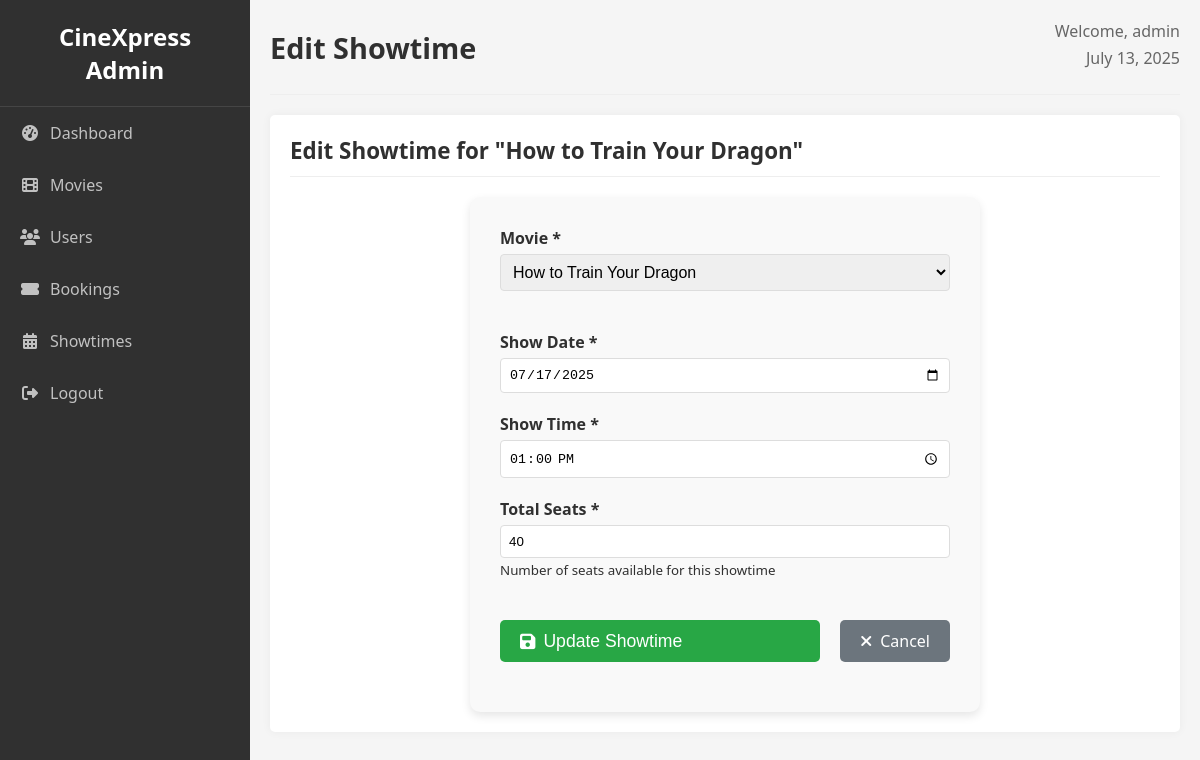
/admin/editShowtime.php?id=1 (signed in), run on the app's committed database.
### tables this page shows
CREATE TABLE showtimes (
    id INT PRIMARY KEY AUTO_INCREMENT,
    movie_id INT NOT NULL,
    show_date DATE NOT NULL,
    show_time TIME NOT NULL,
    total_seats INT DEFAULT 40,
    FOREIGN KEY (movie_id) REFERENCES movies(id)
);

CREATE TABLE movies (
    id INT PRIMARY KEY AUTO_INCREMENT,
    title VARCHAR(255) NOT NULL,
    description TEXT,
    genre VARCHAR(100),
    duration INT,
    rating VARCHAR(10),
    release_date DATE,
    poster_url VARCHAR(255),
    status ENUM('now_showing', 'coming_soon') DEFAULT 'now_showing',
    price DECIMAL(10,2) DEFAULT 0.00,
    created_at TIMESTAMP DEFAULT CURRENT_TIMESTAMP
);

### includes/helpers.php (called while the page is built, shortened)
<?php
function e($string) {
    return htmlspecialchars($string, ENT_QUOTES, 'UTF-8');
}
?>

### admin/editShowtime.php (the view, shortened to what this page needs)
<?php
include '../includes/init.php';
$showtime_id = $_GET['id'] ?? '';
$stmt = $conn->prepare("SELECT s.*, m.title as movie_title FROM showtimes s JOIN movies m ON s.movie_id = m.id WHERE s.id = ?");
$stmt->bind_param("i", $showtime_id);
$stmt->execute();
$showtime = $stmt->get_result()->fetch_assoc();
$movies = $conn->query("SELECT id, title FROM movies WHERE status = 'now_showing' ORDER BY title");
?>
<!DOCTYPE html>
<html lang="en">
<head>
    <link rel="stylesheet" href="../assets/css/style.css">
    <link rel="stylesheet" href="https://cdnjs.cloudflare.com/ajax/libs/font-awesome/6.4.0/css/all.min.css">
</head>
<body>
    <div class="admin-wrapper">
        <main class="admin-content">
            <div class="admin-header">
                <div class="admin-title">
                    <h1>Edit Showtime</h1>
                </div>
                <div class="admin-user">
                    <span>Welcome, <?php echo e($_SESSION['display_name'] ?? $_SESSION['username']); ?></span>
                    <span><?php echo date('F j, Y'); ?></span>
                </div>
            </div>
            <div class="admin-section">
                <div class="admin-section-header">
                    <h2>Edit Showtime for "<?php echo e($showtime['movie_title']); ?>"</h2>
                </div>
                <form method="POST" class="admin-form">
                    <div class="form-group">
                        <label for="movie_id">Movie <span class="required">*</span></label>
                        <select name="movie_id" id="movie_id" required style="width: 100%; padding: 8px; border: 1px solid #ddd; border-radius: 4px; box-sizing: border-box;">
                            <?php if ($movies && $movies->num_rows > 0): ?>
                                <?php while($movie = $movies->fetch_assoc()): ?>
                                    <option value="<?php echo $movie['id']; ?>"
                                            <?php echo (isset($_POST['movie_id']) ?
                                                ($_POST['movie_id'] == $movie['id'] ? 'selected' : '') :
                                                ($showtime['movie_id'] == $movie['id'] ? 'selected' : '')); ?>>
                                        <?php echo e($movie['title']); ?>
                                    </option>
                                <?php endwhile; ?>
                            <?php endif; ?>
                        </select>
                    </div>
                    <div class="form-group">
                        <label for="show_date">Show Date <span class="required">*</span></label>
                        <input type="date" name="show_date" id="show_date"
                               value="<?php echo e($_POST['show_date'] ?? $showtime['show_date']); ?>"
                               min="<?php echo date('Y-m-d'); ?>" required
                               style="width: 100%; padding: 8px; border: 1px solid #ddd; border-radius: 4px; box-sizing: border-box;">
                    </div>
                    <div class="form-group">
                        <label for="show_time">Show Time <span class="required">*</span></label>
                        <input type="time" name="show_time" id="show_time"
                               value="<?php echo e($_POST['show_time'] ?? $showtime['show_time']); ?>" required
                               style="width: 100%; padding: 8px; border: 1px solid #ddd; border-radius: 4px; box-sizing: border-box;">
                    </div>
                    <div class="form-group">
                        <label for="total_seats">Total Seats <span class="required">*</span></label>
                        <input type="number" name="total_seats" id="total_seats"
                               value="<?php echo e($_POST['total_seats'] ?? $showtime['total_seats']); ?>"
                               min="1" max="200" required
                               style="width: 100%; padding: 8px; border: 1px solid #ddd; border-radius: 4px; box-sizing: border-box;">
                        <small class="form-help">Number of seats available for this showtime</small>
                    </div>
                    <div class="form-actions">
                        <button type="submit" class="button" style="background-color: #28a745; color: white; padding: 10px 20px; border: none; border-radius: 5px; cursor: pointer; display: inline-flex; align-items: center; gap: 8px;">
                            <i class="fas fa-save"></i> Update Showtime
                        </button>
                        <a href="manageShowtimes.php" class="button" style="background-color: #6c757d; color: white; text-decoration: none; padding: 10px 20px; border-radius: 5px; display: inline-flex; align-items: center; gap: 8px; margin-left: 10px;">
                            <i class="fas fa-times"></i> Cancel
                        </a>
                    </div>
                </form>
            </div>
        </main>
    </div>
</body>
</html>

### assets/css/style.css (style rules this page uses)
body { margin: 0; padding: 0; font-family: "Segoe UI", sans-serif; background-color: #f8f8f8; color: #303030; }
h1 { color: #ffffff; }
h2 { color: #303030; }
.button { display: inline-block; background-color: #303030; color: #fff; padding: 10px 20px; border: none; text-decoration: none; border-radius: 5px; margin: 10px auto 20px auto; transition: all 0.3s ease; cursor: pointer; font-weight: 500; text-align: center; }
form { max-width: 450px; margin: 0 auto; padding: 30px; background: #f9f9f9; border-radius: 10px; box-shadow: 0 4px 10px rgba(0, 0, 0, 0.1); }
form input[type="text"], form input[type="email"], form input[type="password"], form select, form textarea { width: 100%; padding: 12px; margin-bottom: 20px; border-radius: 5px; border: 2px solid #ddd; font-size: 1em; transition: border-color 0.3s; box-sizing: border-box; }
form label { font-weight: bold; color: #303030; display: block; margin-bottom: 8px; }
form button[type="submit"] { width: 100%; padding: 12px; background-color: #303030; color: white; border: none; border-radius: 5px; font-size: 1.1em; cursor: pointer; transition: background-color 0.3s; }
.admin-wrapper { display: flex; min-height: 100vh; background-color: #f5f5f5; }
.admin-content { flex: 1; margin-left: 250px; padding: 20px; }
.admin-header { display: flex; justify-content: space-between; align-items: center; margin-bottom: 20px; padding-bottom: 20px; border-bottom: 1px solid #eee; }
.admin-title h1 { margin: 0; font-size: 1.8rem; color: #303030; }
.admin-user { display: flex; flex-direction: column; align-items: flex-end; }
.admin-user span { margin-bottom: 5px; color: #666; }
.admin-section { background: #fff; border-radius: 5px; padding: 20px; box-shadow: 0 0 10px rgba(0, 0, 0, 0.05); }
.form-group { margin-bottom: 20px; }
.form-group label { display: block; margin-bottom: 5px; font-weight: 600; }
.form-actions { margin-top: 30px; display: flex; justify-content: flex-end; gap: 10px; }
.admin-section-header { margin-bottom: 20px; border-bottom: 1px solid #eee; padding-bottom: 10px; }
.admin-section-header h2 { margin: 0; font-size: 1.4rem; color: #303030; }

### data on the page
showtimes: movie.title "How to Train Your Dragon", movie_id "How to Train Your Dragon", show_date "07/17/2025", show_time "13:00:00", total_seats "40"

### other printed values
$item[0] "Dashboard"
$item[0] "Movies"
$item[0] "Users"
$item[0] "Bookings"
$item[0] "Showtimes"
$item[0] "Logout"
$_SESSION['display_name'] "admin"
